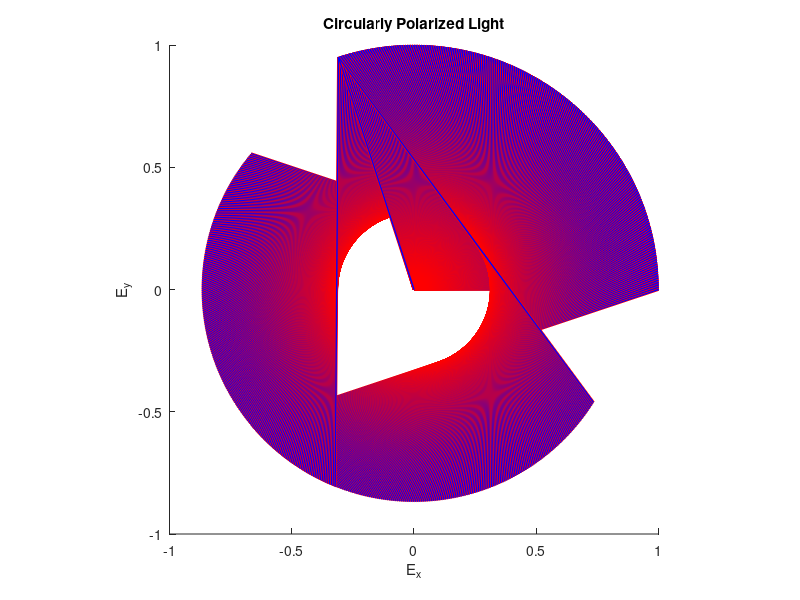

MATLAB code for this plot:
% Parameters
E0 = 1; % Amplitude
omega = 2*pi; % Angular frequency
tMax = 0.3; % Time range
tSteps = 200; % Number of time steps

% Time vector
t = linspace(0, tMax, tSteps);

% Definition of the electric field components
Ex = E0 * cos(omega * t); % Component in the X direction
Ey = E0 * sin(omega * t); % Component in the Y direction

% Start of the plot
figure;
hold on;
axis equal;
xlim([-E0, E0]);
ylim([-E0, E0]);
xlabel('E_x');
ylabel('E_y');
title('Circularly Polarized Light');

% Animation for vectors rotating over time
for k = 1:tSteps
    % Get the electric field components
    ex = Ex(k);
    ey = Ey(k);

    % Vector drawing
    quiver(0, 0, ex, ey, 0, 'LineWidth', 2, 'MaxHeadSize', 1, 'Color', 'r');
    
    % Draw an arrow to indicate the direction of rotation
    quiver(0, 0, ex, ey, 0, 'LineWidth', 1, 'MaxHeadSize', 1, 'Color', 'b');
    
    % Update the plot
    drawnow;
end
